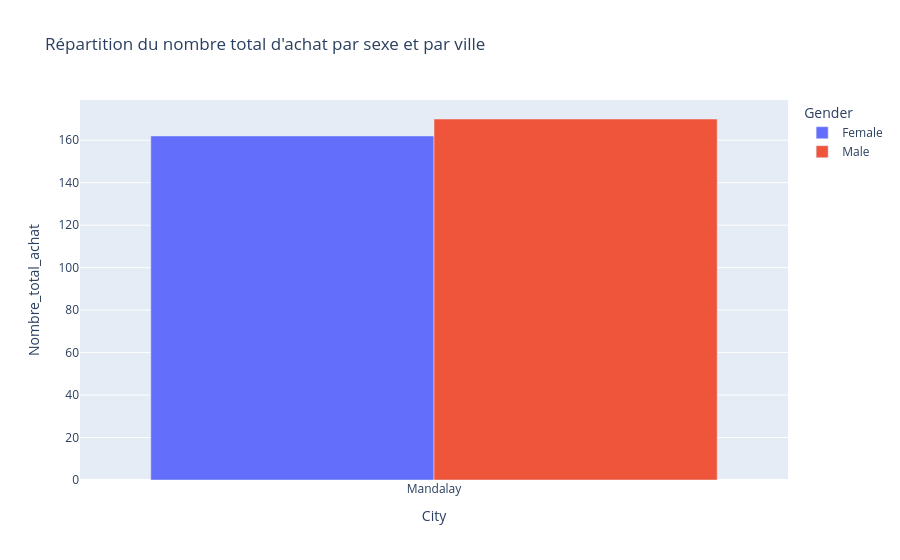

Notebook code cell kept with this figure:
### Code cell
diagramme_bar.show()

### Figure 1 — Plotly figure (JSON) as saved in the notebook; plotly's stock layout.template omitted (floating-point values rounded to 4 significant figures)
{"data": [{"alignmentgroup": "True", "hovertemplate": "Gender=Female<br>City=%{x}<br>Nombre_total_achat=%{y}<extra></extra>", "legendgroup": "Female", "marker": {"color": "#636efa", "pattern": {"shape": ""}}, "name": "Female", "offsetgroup": "Female", "orientation": "v", "showlegend": true, "textposition": "auto", "type": "bar", "x": ["Mandalay"], "xaxis": "x", "y": [162], "yaxis": "y"}, {"alignmentgroup": "True", "hovertemplate": "Gender=Male<br>City=%{x}<br>Nombre_total_achat=%{y}<extra></extra>", "legendgroup": "Male", "marker": {"color": "#EF553B", "pattern": {"shape": ""}}, "name": "Male", "offsetgroup": "Male", "orientation": "v", "showlegend": true, "textposition": "auto", "type": "bar", "x": ["Mandalay"], "xaxis": "x", "y": [170], "yaxis": "y"}], "layout": {"barmode": "group", "legend": {"title": {"text": "Gender"}, "tracegroupgap": 0}, "title": {"text": "Répartition du nombre total d'achat par sexe et par ville "}, "xaxis": {"anchor": "y", "domain": [0, 1], "title": {"text": "City"}}, "yaxis": {"anchor": "x", "domain": [0, 1], "title": {"text": "Nombre_total_achat"}}}}
